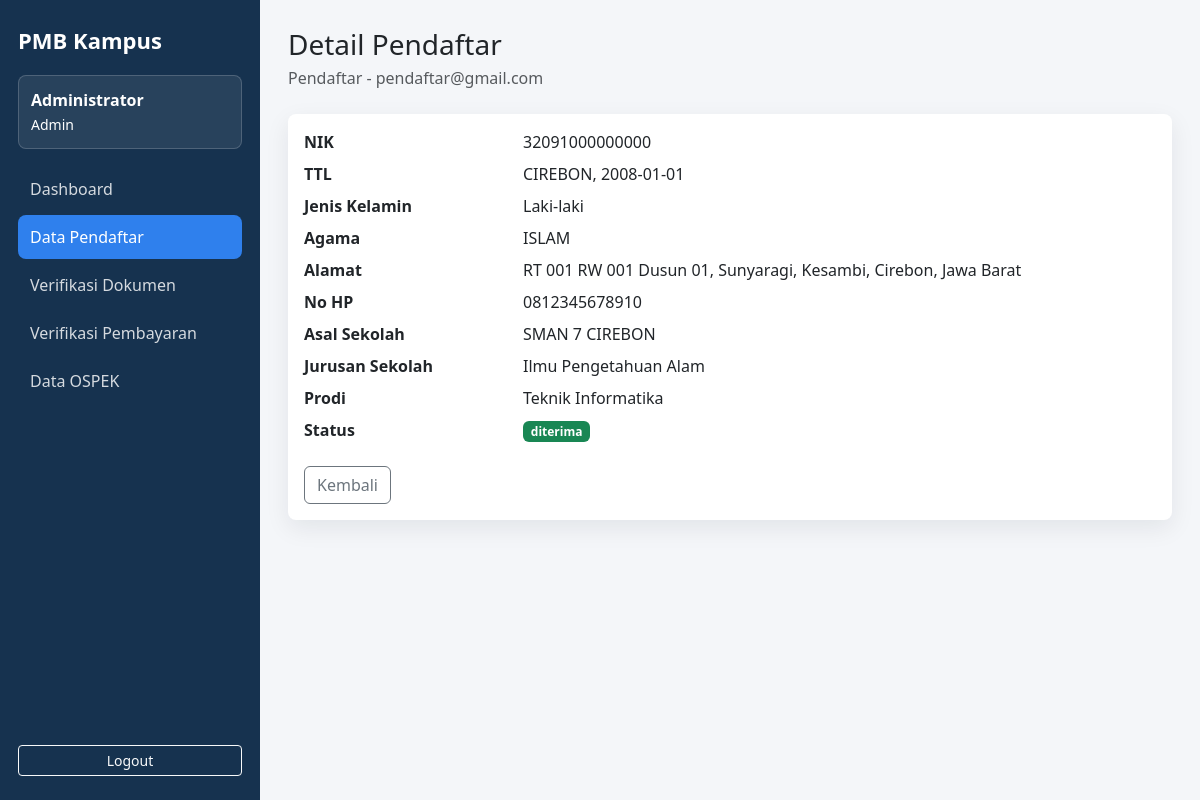
Page /admin/pendaftar_detail.php?id=2 (signed in) on the committed database.
### tables this page shows
CREATE TABLE IF NOT EXISTS `pendaftar` (
  `id_pendaftar` int NOT NULL AUTO_INCREMENT,
  `id_user` int NOT NULL,
  `id_prodi` int NOT NULL,
  `nik` varchar(20) DEFAULT NULL,
  `nama_lengkap` varchar(100) DEFAULT NULL,
  `tempat_lahir` varchar(100) DEFAULT NULL,
  `tanggal_lahir` date DEFAULT NULL,
  `jenis_kelamin` varchar(20) DEFAULT NULL,
  `agama` varchar(30) DEFAULT NULL,
  `alamat` text,
  `no_hp` varchar(15) DEFAULT NULL,
  `asal_sekolah` varchar(100) DEFAULT NULL,
  `tahun_lulus` year DEFAULT NULL,
  `status_berkas` enum('pending','lulus','ditolak') DEFAULT 'pending',
  `status_ujian` enum('belum','sudah') DEFAULT 'belum',
  `status_akhir` enum('pending','diterima','cadangan','ditolak') DEFAULT 'pending',
  `created_at` timestamp NULL DEFAULT CURRENT_TIMESTAMP,
  `jurusan_sekolah` varchar(100) DEFAULT NULL,
  `status_pendaftaran` varchar(30) NOT NULL DEFAULT 'menunggu',
  `updated_at` datetime DEFAULT CURRENT_TIMESTAMP,
  PRIMARY KEY (`id_pendaftar`),
  UNIQUE KEY `nik` (`nik`),
  KEY `fk_user_pendaftar` (`id_user`),
  KEY `fk_prodi_pendaftar` (`id_prodi`),
  CONSTRAINT `fk_prodi_pendaftar` FOREIGN KEY (`id_prodi`) REFERENCES `prodi` (`id_prodi`) ON DELETE CASCADE,
  CONSTRAINT `fk_user_pendaftar` FOREIGN KEY (`id_user`) REFERENCES `users` (`id_user`) ON DELETE CASCADE
);

CREATE TABLE IF NOT EXISTS `users` (
  `id_user` int NOT NULL AUTO_INCREMENT,
  `nama` varchar(100) NOT NULL,
  `email` varchar(100) NOT NULL,
  `password` varchar(255) NOT NULL,
  `role` enum('admin','pendaftar') NOT NULL DEFAULT 'pendaftar',
  `created_at` timestamp NULL DEFAULT CURRENT_TIMESTAMP,
  PRIMARY KEY (`id_user`),
  UNIQUE KEY `email` (`email`)
);

CREATE TABLE IF NOT EXISTS `prodi` (
  `id_prodi` int NOT NULL AUTO_INCREMENT,
  `nama_prodi` varchar(100) NOT NULL,
  `kuota` int NOT NULL DEFAULT '0',
  PRIMARY KEY (`id_prodi`)
);

### config/functions.php (called while the page is built, shortened)
<?php
function e($text)
{
    return htmlspecialchars($text ?? '', ENT_QUOTES, 'UTF-8');
}

### admin/pendaftar_detail.php (the view, shortened to what this page needs)
<?php
require_once '../config/koneksi.php';
require_once '../config/functions.php';
$id_pendaftar = $_GET['id'] ?? 0;
$stmt = mysqli_prepare($conn, "
    SELECT p.*, u.nama, u.email, pr.nama_prodi
    FROM pendaftar p
    JOIN users u ON u.id_user = p.id_user
    LEFT JOIN prodi pr ON pr.id_prodi = p.id_prodi
    WHERE p.id_pendaftar=?
    LIMIT 1
");
mysqli_stmt_bind_param($stmt, "i", $id_pendaftar);
mysqli_stmt_execute($stmt);
$pendaftar = mysqli_fetch_assoc(mysqli_stmt_get_result($stmt));
$badge = 'bg-warning text-dark';
if ($pendaftar['status_pendaftaran'] === 'diterima') {
    $badge = 'bg-success';
} elseif ($pendaftar['status_pendaftaran'] === 'ditolak') {
    $badge = 'bg-danger';
}
include '../layouts/header.php';
include '../layouts/sidebar.php';
?>
<div class="mb-4">
    <h1 class="h3 mb-1">Detail Pendaftar</h1>
    <p class="text-muted mb-0"><?= e($pendaftar['nama']); ?> - <?= e($pendaftar['email']); ?></p>
</div>
<div class="card stat-card">
    <div class="card-body">
        <dl class="row mb-0">
            <dt class="col-md-3">NIK</dt><dd class="col-md-9"><?= e($pendaftar['nik']); ?></dd>
            <dt class="col-md-3">TTL</dt><dd class="col-md-9"><?= e($pendaftar['tempat_lahir']); ?>, <?= e($pendaftar['tanggal_lahir']); ?></dd>
            <dt class="col-md-3">Jenis Kelamin</dt><dd class="col-md-9"><?= e($pendaftar['jenis_kelamin']); ?></dd>
            <dt class="col-md-3">Agama</dt><dd class="col-md-9"><?= e($pendaftar['agama']); ?></dd>
            <dt class="col-md-3">Alamat</dt><dd class="col-md-9"><?= e($pendaftar['alamat']); ?></dd>
            <dt class="col-md-3">No HP</dt><dd class="col-md-9"><?= e($pendaftar['no_hp']); ?></dd>
            <dt class="col-md-3">Asal Sekolah</dt><dd class="col-md-9"><?= e($pendaftar['asal_sekolah']); ?></dd>
            <dt class="col-md-3">Jurusan Sekolah</dt><dd class="col-md-9"><?= e($pendaftar['jurusan_sekolah']); ?></dd>
            <dt class="col-md-3">Prodi</dt><dd class="col-md-9"><?= e($pendaftar['nama_prodi'] ?? '-'); ?></dd>
            <dt class="col-md-3">Status</dt><dd class="col-md-9"><span class="badge <?= e($badge); ?>"><?= e($pendaftar['status_pendaftaran']); ?></span></dd>
        </dl>
        <a class="btn btn-outline-secondary mt-3" href="pendaftar.php">Kembali</a>
    </div>
</div>
<?php include '../layouts/footer.php'; ?>

### assets/css/style.css (style rules this page uses)
body { background: #f4f6f9; }
.stat-card { border: 0; border-radius: 8px; box-shadow: 0 8px 24px rgba(15, 23, 42, .08); }

### rows in the picture
pendaftar: id_user.nama "Pendaftar", id_user.email "pendaftar@gmail.com", nik "32091000000000", tempat_lahir "CIREBON", tanggal_lahir "2008-01-01", jenis_kelamin "Laki-laki", agama "ISLAM", alamat "RT 001 RW 001 Dusun 01, Sunyaragi, Kesambi, Cirebon, Jawa Barat", no_hp "0812345678910", asal_sekolah "SMAN 7 CIREBON", jurusan_sekolah "Ilmu Pengetahuan Alam", id_prodi.nama_prodi "Teknik Informatika", status_pendaftaran "diterima"

### other values in the picture
$nama "Administrator"
$role "Admin"
$item['label'] "Dashboard"
$item['label'] "Data Pendaftar"
$item['label'] "Verifikasi Dokumen"
$item['label'] "Verifikasi Pembayaran"
$item['label'] "Data OSPEK"
